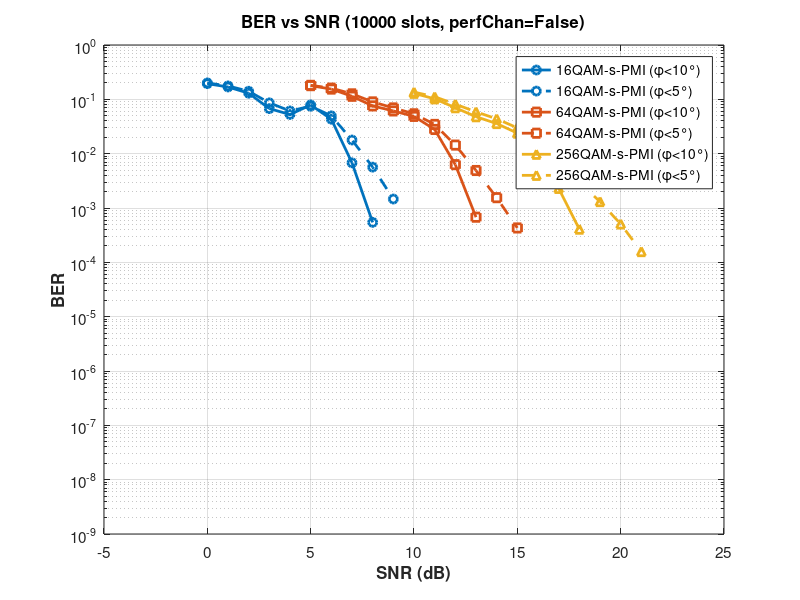

This chart was generated by the following MATLAB code:
% Extract data from simulation results for s-PMI (Perfect TX = false, Perfect RX = false)

% ========== phi < 10 degrees ==========

% 16QAM-s-PMI (phi < 10 degrees)
SNRdB_16QAM_sPMI_10deg = [0; 1; 2; 3; 4; 5; 6; 7; 8; 9; 10; 11; 12; 13; 14; 15];
BER_16QAM_sPMI_10deg = [1.9428e-01; 1.6886e-01; 1.2962e-01; 6.7455e-02; 5.2594e-02; ...
    7.8868e-02; 4.3060e-02; 6.7831e-03; 5.4394e-04; 0.0000e+00; 0.0000e+00; ...
    0.0000e+00; 0.0000e+00; 0.0000e+00; 0.0000e+00; 0.0000e+00];
SlotErrors_16QAM_sPMI_10deg = [10000; 10000; 10000; 9983; 9626; 9762; 9852; 6513; 892; 74; 3; 0; 0; 0; 0; 0];

% 64QAM-s-PMI (phi < 10 degrees)
SNRdB_64QAM_sPMI_10deg = [5; 6; 7; 8; 9; 10; 11; 12; 13; 14; 15; 16; 17; 18; 19; 20];
BER_64QAM_sPMI_10deg = [1.7855e-01; 1.5440e-01; 1.1388e-01; 7.5719e-02; 6.1173e-02; ...
    4.8549e-02; 2.7891e-02; 6.2754e-03; 6.7756e-04; 0.0000e+00; 0.0000e+00; ...
    0.0000e+00; 0.0000e+00; 0.0000e+00; 0.0000e+00; 0.0000e+00];
SlotErrors_64QAM_sPMI_10deg = [10000; 10000; 10000; 10000; 10000; 10000; 9908; 7469; 1708; 165; 24; 3; 0; 0; 0; 0];

% 256QAM-s-PMI (phi < 10 degrees)
SNRdB_256QAM_sPMI_10deg = [10; 11; 12; 13; 14; 15; 16; 17; 18; 19; 20; 21; 22; 23; 24; 25];
BER_256QAM_sPMI_10deg = [1.2904e-01; 1.0211e-01; 7.0091e-02; 4.7844e-02; 3.5839e-02; ...
    2.3878e-02; 9.9072e-03; 2.2947e-03; 4.0797e-04; 0.0000e+00; 0.0000e+00; ...
    0.0000e+00; 0.0000e+00; 0.0000e+00; 0.0000e+00; 0.0000e+00];
SlotErrors_256QAM_sPMI_10deg = [10000; 10000; 10000; 10000; 10000; 9983; 9424; 5950; 1799; 382; 85; 27; 9; 2; 2; 0];

% ========== phi < 5 degrees ==========

% 16QAM-s-PMI (phi < 5 degrees)
SNRdB_16QAM_sPMI_5deg = [0; 1; 2; 3; 4; 5; 6; 7; 8; 9; 10; 11; 12; 13; 14; 15];
BER_16QAM_sPMI_5deg = [2.0049e-01; 1.7662e-01; 1.4097e-01; 8.6128e-02; 6.1206e-02; ...
    7.4698e-02; 4.9631e-02; 1.7834e-02; 5.6545e-03; 1.4628e-03; 0.0000e+00; ...
    0.0000e+00; 0.0000e+00; 0.0000e+00; 0.0000e+00; 0.0000e+00];
SlotErrors_16QAM_sPMI_5deg = [10000; 10000; 10000; 9988; 9715; 9749; 9829; 7357; 2435; 817; 247; 32; 5; 0; 0; 0];

% 64QAM-s-PMI (phi < 5 degrees)
SNRdB_64QAM_sPMI_5deg = [5; 6; 7; 8; 9; 10; 11; 12; 13; 14; 15; 16; 17; 18; 19; 20];
BER_64QAM_sPMI_5deg = [1.8094e-01; 1.6091e-01; 1.2619e-01; 8.9699e-02; 6.9489e-02; ...
    5.4141e-02; 3.4546e-02; 1.4387e-02; 4.8997e-03; 1.5500e-03; 4.2936e-04; ...
    0.0000e+00; 0.0000e+00; 0.0000e+00; 0.0000e+00; 0.0000e+00];
SlotErrors_64QAM_sPMI_5deg = [10000; 10000; 10000; 10000; 10000; 10000; 9937; 8154; 3397; 1252; 477; 120; 22; 0; 2; 1];

% 256QAM-s-PMI (phi < 5 degrees)
SNRdB_256QAM_sPMI_5deg = [10; 11; 12; 13; 14; 15; 16; 17; 18; 19; 20; 21; 22; 23; 24; 25];
BER_256QAM_sPMI_5deg = [1.3582e-01; 1.1154e-01; 8.1425e-02; 5.8849e-02; 4.3773e-02; ...
    2.9874e-02; 1.6122e-02; 6.8680e-03; 2.9450e-03; 1.3119e-03; 5.0810e-04; ...
    1.5763e-04; 0.0000e+00; 0.0000e+00; 0.0000e+00; 0.0000e+00];
SlotErrors_256QAM_sPMI_5deg = [10000; 10000; 10000; 10000; 10000; 9992; 9540; 6779; 3330; 1557; 775; 372; 187; 89; 35; 24];

% Apply threshold: set BER to zero if slot errors < 100
threshold = 100;

BER_16QAM_sPMI_10deg(SlotErrors_16QAM_sPMI_10deg < threshold) = 0;
BER_64QAM_sPMI_10deg(SlotErrors_64QAM_sPMI_10deg < threshold) = 0;
BER_256QAM_sPMI_10deg(SlotErrors_256QAM_sPMI_10deg < threshold) = 0;

BER_16QAM_sPMI_5deg(SlotErrors_16QAM_sPMI_5deg < threshold) = 0;
BER_64QAM_sPMI_5deg(SlotErrors_64QAM_sPMI_5deg < threshold) = 0;
BER_256QAM_sPMI_5deg(SlotErrors_256QAM_sPMI_5deg < threshold) = 0;

% Store in cell arrays
SNRdB_all = {SNRdB_16QAM_sPMI_10deg, SNRdB_16QAM_sPMI_5deg, ...
             SNRdB_64QAM_sPMI_10deg, SNRdB_64QAM_sPMI_5deg, ...
             SNRdB_256QAM_sPMI_10deg, SNRdB_256QAM_sPMI_5deg};
avgBER_all = {BER_16QAM_sPMI_10deg, BER_16QAM_sPMI_5deg, ...
              BER_64QAM_sPMI_10deg, BER_64QAM_sPMI_5deg, ...
              BER_256QAM_sPMI_10deg, BER_256QAM_sPMI_5deg};
SlotErrors_all = {SlotErrors_16QAM_sPMI_10deg, SlotErrors_16QAM_sPMI_5deg, ...
                  SlotErrors_64QAM_sPMI_10deg, SlotErrors_64QAM_sPMI_5deg, ...
                  SlotErrors_256QAM_sPMI_10deg, SlotErrors_256QAM_sPMI_5deg};

% Configuration
ModOrderList = [16, 64, 256];
phiList = {'\phi<10°', '\phi<5°'};
combinationLabels = {'16QAM-s-PMI (\phi<10°)', '16QAM-s-PMI (\phi<5°)', ...
                     '64QAM-s-PMI (\phi<10°)', '64QAM-s-PMI (\phi<5°)', ...
                     '256QAM-s-PMI (\phi<10°)', '256QAM-s-PMI (\phi<5°)'};
numIter = 10000;

% Plotting - Both phi thresholds on one figure
figure;
numCombinations = length(ModOrderList) * length(phiList);
modColors = lines(length(ModOrderList));
lineStyles = {'-', '--'};
markers = {'o', 's', '^'};

for combIdx = 1:numCombinations
    modIdx = ceil(combIdx / length(phiList));
    phiIdx = mod(combIdx - 1, length(phiList)) + 1;
    
    semilogy(SNRdB_all{combIdx}, avgBER_all{combIdx}, ... 
        'LineWidth', 2, ...
        'LineStyle', lineStyles{phiIdx}, ...
        'Marker', markers{modIdx}, ...
        'MarkerSize', 6, ...
        'Color', modColors(modIdx, :), ...
        'DisplayName', combinationLabels{combIdx});
    hold on;
end

grid on;
hold off;
xlabel('SNR (dB)', 'FontSize', 12, 'FontWeight', 'bold');
ylabel('BER', 'FontSize', 12, 'FontWeight', 'bold');
title(sprintf('BER vs SNR (%d slots, perfChan=False)', numIter), ...
    'FontSize', 14, 'FontWeight', 'bold');
legend('Location', 'best', 'FontSize', 10);
set(gca, 'FontSize', 11);
ylim([1e-9 1e0]);
xlim([-5 25]);
